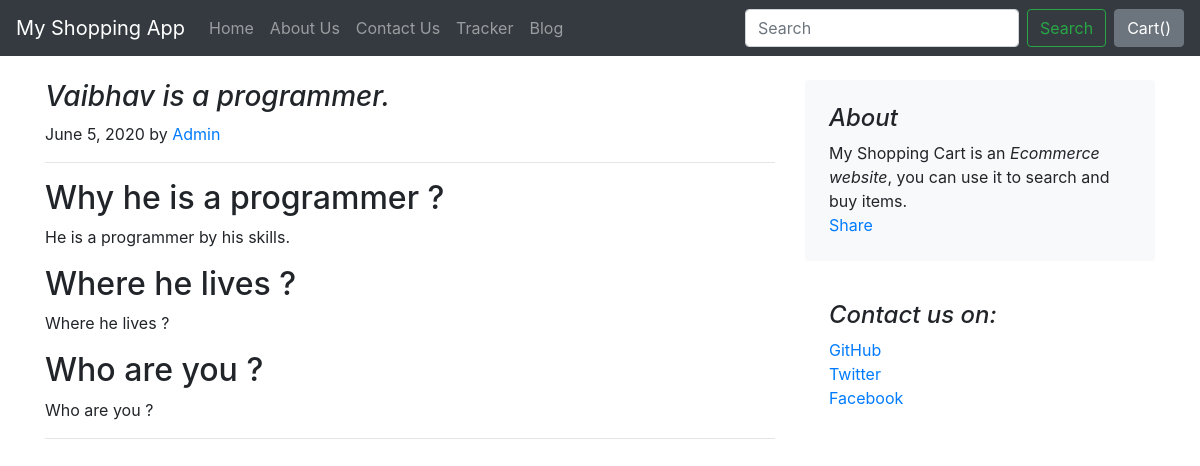
Page /blog/blogpost/1/ on the committed database.
### blog/models.py (models this page shows, shortened)
class Blogpost(models.Model):
    post_id = models.AutoField(primary_key=True)
    title = models.CharField(max_length=200)
    head0 = models.CharField(max_length=500, default="")
    chead0 = models.CharField(max_length=5000, default="")
    head1 = models.CharField(max_length=500, default="")
    chead1 = models.CharField(max_length=5000, default="")
    head2 = models.CharField(max_length=500, default="")
    chead2 = models.CharField(max_length=5000, default="")
    pub_date = models.DateField()
    thumbnail = models.ImageField(upload_to="blog/images", default="")

### blog/views.py (the view)
# urls.py: path('blogpost/<int:id>/', views.blogpost, name="blogPost")
def blogpost(request, id):
    post = Blogpost.objects.filter(post_id=id)[0]
    return render(request, 'blog/blogpost.html', {'post':post})

### blog/templates/blog/blogpost.html (shortened to what this page needs)
{% extends 'blog/layout.html' %}
{% block body %}
    <section class="pt-4 pb-4">
        <main role="main" class="container">
            <div class="row">
            <div class="col-md-8 blog-main">
                <h3 class="mb-2 font-italic">
                {{post.title}}
                </h3>
                <p class="blog-post-meta">{{post.pub_date}} by <a href="#">Admin</a></p>
                <hr>
                <div class="blog-post">
                    <h2 class="blog-post-title">{{post.head0}}</h2>
                    <p>{{post.chead0}}</p>
                    <h2>{{post.head1}}</h2>
                    <p>{{post.head1}}</p>
                    <h2>{{post.head2}}</h2>
                    <p>{{post.head2}}</p>
                    <hr>
                </div>
            </div>
            <aside class="col-md-4 blog-sidebar">
                <div class="p-4 mb-3 bg-light rounded">
                    <h4 class="font-italic">About</h4>
                    <p class="mb-0">My Shopping Cart is an <em>Ecommerce website</em>, you can use it to search and buy items.</p>
                    <div class="fb-share-button" data-href="http://127.0.0.1:8000/blog/blogpost/{{post.post_id}}" data-layout="button_count" data-size="small"><a target="_blank" href="https://www.facebook.com/sharer/sharer.php?u=http%3A%2F%2F127.0.0.1%3A8000%2Fblog%2Fblogpost%2F&amp;src=sdkpreparse" class="fb-xfbml-parse-ignore">Share</a></div>
                </div>
                <div class="p-4">
                    <h4 class="font-italic">Contact us on: </h4>
                    <ol class="list-unstyled">
                        <li><a href="#">GitHub</a></li>
                        <li><a href="#">Twitter</a></li>
                        <li><a href="#">Facebook</a></li>
                    </ol>
                </div>
            </aside>
            </div>
        </main>
    </section>
{% endblock %}

### rows in the picture
Blogpost: title "Vaibhav is a programmer.", pub_date "June 5, 2020", head0 "Why he is a programmer ?", chead0 "He is a programmer by his skills.", head1 "Where he lives ?", head2 "Who are you ?"
